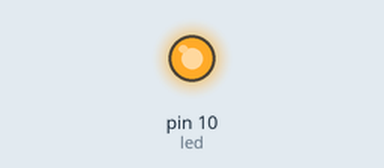
The sketch below on a simulated Arduino Uno, built with avr-gcc and run on an emulated ATmega328P. On the bench: output pins drawn as LEDs (lit = HIGH). What the sketch prints to the serial monitor is not drawn.

Above: at 0.1 s.
Timing chart, 0 to 1.6 s (numbered marks = the images above):
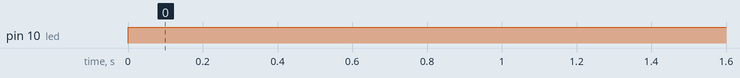

Measured:
- by itself, pin 10 (led): LOW → HIGH at 0.00 s

The sketch:

arduino_basic_project__3.ino
```cpp
// Date: 15/11/21
// Name: Khaled Saifullah
// @kastTech
// Dhaka,Bangladesh

int led = 10;
int brightness = 255;
int fadeAmount = 2;
void setup() {
 pinMode(led, OUTPUT);
 Serial.begin(9600);
}
void loop() {
 analogWrite(10, brightness);
 delay(10);
 brightness = brightness + fadeAmount;
 Serial.println(brightness);
 Serial.println(fadeAmount);
 if((brightness == 0) || (brightness == 255))
 {
   fadeAmount = -fadeAmount;
   Serial.println(fadeAmount);
 }
}
```
